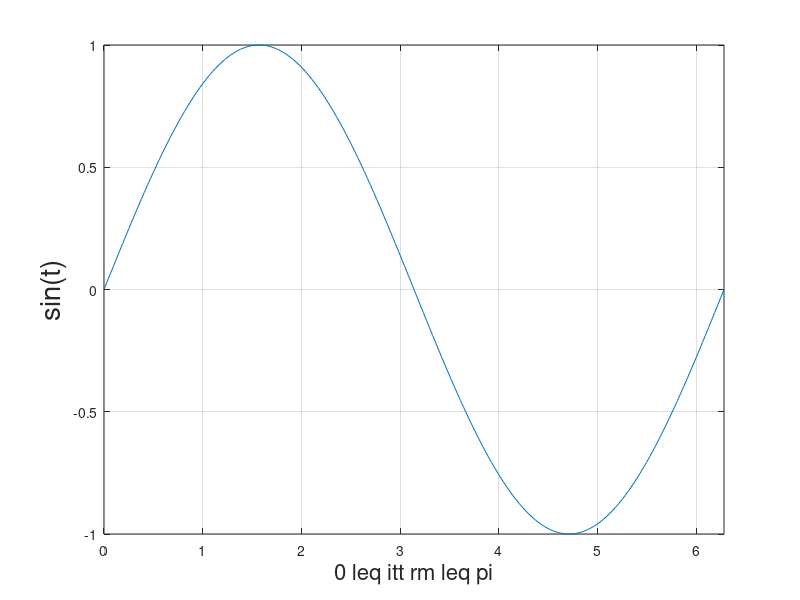

Reproduce this figure in MATLAB. (Note: this script raises an error after producing the figure.)
%图形的修饰语标注：坐标系、线条颜色、线型、字体、属性
%1.plot
%草掉坐标系中已有图形对象
%设置了hold on后，可以保持坐标系中已绘出图形
%进一步设置线宽度(LineWidth),标记点边缘颜色(MarkerEdgeColor),填充颜色(MarkerFaceColor)
t=0:pi/20:pi;
y=sin(4*t).*sin(t)/2;
plot(t,y,'-bs','LineWidth',2,'MarkerEdgeColor','k','MarkerFaceColor','y','MarkerSize',10)
%设置线宽为2，标记点边缘颜色为黑色，填充颜色为黄色，尺寸10
%2.matlab内置特定函数
%title('My own plot')
%xlabel('This is my X axis')
%ylabel('My Y axis')
%text(1,2,'正弦曲线')
%gtext('字符串')
%grid on
t=0:pi/100:2*pi;
y=sin(t);
plot(t,y),grid,
axis([0 2*pi -1 1])
xlabel('0 leq itt rm leq pi','FontSize',16)
ylabel('sin(t)','FontSize',20)
title('正弦函数图形','FontSize','宋体','FontSize',20)
text(pi,sin(pi),'leftarrowsin(t)=0','FontSize',16)
text(3*pi/4,sin(3*pi/4),'leftarrowsin(t)=0.707','FontSize',16)
text(5*pi/4,sin(5*pi/4),'sin(t)=-0.707rightarrow','FontSize',16)
gtext('学习')
%3.legend函数(添加图例框)
%调用格式：
%A.legend('字符串1','字符串2',……)
%B.legend('字符串1','字符串2','location')
x=0:pi/10:2*pi;
y1=sin(x);
y2=0.6*sin(x);
y3=0.3*sin(x);
plot(x,y1,x,y2,'-o',x,y3,'-*')
legend('sin(x)','0.6*sin(x)','0.3*sin(x)','location','northeast')
%4.set函数
%set(句柄，属性名1，属性值1，属性名2，属性值2，……）
h=plot(x,y1,x,y2,'-o',x,y3,'-*')
set(h,'Color',[1,0,0])%将句柄所指曲线颜色设置为红色
%没有设置句柄，可以用以下函数
%gcf:获得当前图形窗口的句柄
%gca:获得当前坐标轴对象的句柄
%gco:获得当前对象的句柄
%A.对图形窗口的底色修改
set(gcf,'Color',[1,1,1])%白色
%B.把当前X轴颜色改成绿色
set(gca,'Xcolor',[0,1,0])
%C.定义坐标轴的显示刻度
t=-pi:pi/20:pi;
y=sin(t);
plot(t,y)
set(gca,'xtick',-4:2:4)%等间隔
set(gca,'XTickLabel',{'1','5','13','30','48','77','100','142'});%不等间隔

%在一张图中显示y1,y2两个函数关于x的变化趋势，处理数据
%x:1 5 13 30 48 77 100 142
%y1:1.3 2.1 3.6 4.7 7.8 8.0 8.3 8.1
%y2:0.9 1.8 5.6 6.4 8.5 9.8 9.3 9.9
x=[1,5,13,30,48,77,100,142];
ind=1:length(x);
y1=[1.3,2.1,3.6,4.7,7.8,8.0,8.3,8.1];
y2=[0.9 1.8 5.6 6.4 8.5 9.8 9.3 9.9];
plot(ind,y1,'s-',ind,y2,'s-');
set(gca,'XTickLabel',{'1','5','13','30','48','77','100','142'});
